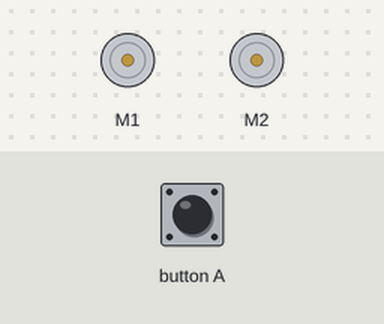
A program run on a simulated BBC micro:bit (MakeCode). Shown: 2 × DC motor (green arrow = forward, orange = backward, longer = faster). The inputs (shaded band) are chosen by the test bench.

Above: at 1.2 s.
1.3 s: button A pressed for 0.15 s
At 2.2 s:
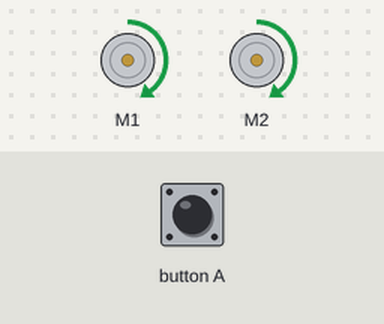
At 6.8 s:
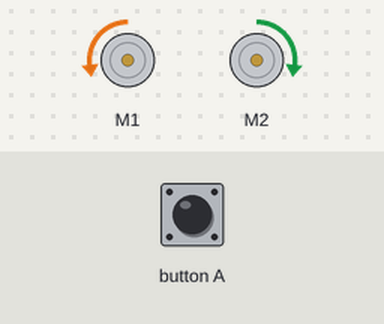
Timing chart, 0 to 24.9 s (numbered marks = the images above; inputs shaded):
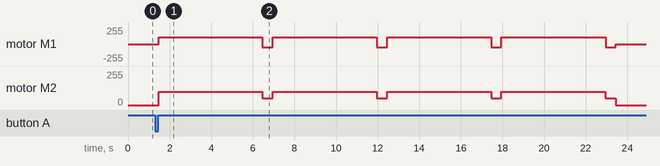

Measured:
- after the input at 1.3 s, motor M1: stopped → forward 100/255 after 0.17 s, then repeats every 5.5 s: backward 50/255 0.50 s, forward 100/255 5.0 s; motor M2: stopped → forward 100/255 after 0.17 s, then repeats every 5.5 s: forward 50/255 0.50 s, forward 100/255 5.0 s

The program:

main.ts
```typescript
input.onButtonPressed(Button.A, function () {
    for (let index = 0; index < 4; index++) {
        maqueen.motorRun(maqueen.Motors.All, maqueen.Dir.CW, 100)
        basic.pause(5000)
        maqueen.motorRun(maqueen.Motors.M2, maqueen.Dir.CW, 50)
        maqueen.motorRun(maqueen.Motors.M1, maqueen.Dir.CCW, 50)
        basic.pause(500)
    }
    maqueen.motorStop(maqueen.Motors.All)
})
```

test.ts
```typescript
// aquí va el archivo "tests"; esto no se compilará cuando este paquete se utilice como una extensión.
```
